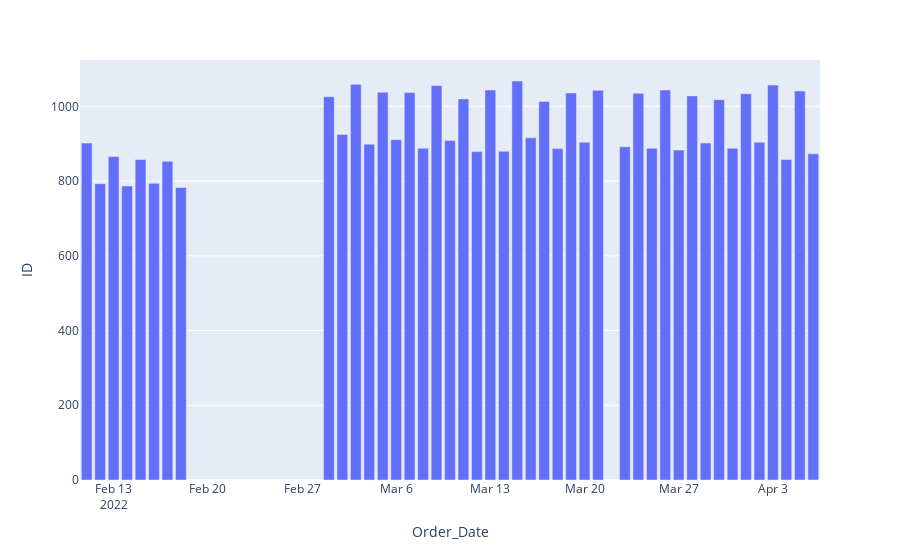

The cell this chart's notebook holds for it:
### Code cell
# Drawing a graphic of bar

px.bar(df_aux, x='Order_Date', y='ID')

### Figure 1 — Plotly figure (JSON) as saved in the notebook; plotly's stock layout.template omitted (floating-point values rounded to 4 significant figures)
{"data": [{"alignmentgroup": "True", "hovertemplate": "Order_Date=%{x}<br>ID=%{y}<extra></extra>", "legendgroup": "", "marker": {"color": "#636efa", "pattern": {"shape": ""}}, "name": "", "offsetgroup": "", "orientation": "v", "showlegend": false, "textposition": "auto", "type": "bar", "x": ["2022-02-11T00:00:00", "2022-02-12T00:00:00", "2022-02-13T00:00:00", "2022-02-14T00:00:00", "2022-02-15T00:00:00", "2022-02-16T00:00:00", "2022-02-17T00:00:00", "2022-02-18T00:00:00", "2022-03-01T00:00:00", "2022-03-02T00:00:00", "2022-03-03T00:00:00", "2022-03-04T00:00:00", "2022-03-05T00:00:00", "2022-03-06T00:00:00", "2022-03-07T00:00:00", "2022-03-08T00:00:00", "2022-03-09T00:00:00", "2022-03-10T00:00:00", "2022-03-11T00:00:00", "2022-03-12T00:00:00", "2022-03-13T00:00:00", "2022-03-14T00:00:00", "2022-03-15T00:00:00", "2022-03-16T00:00:00", "2022-03-17T00:00:00", "2022-03-18T00:00:00", "2022-03-19T00:00:00", "2022-03-20T00:00:00", "2022-03-21T00:00:00", "2022-03-23T00:00:00", "2022-03-24T00:00:00", "2022-03-25T00:00:00", "2022-03-26T00:00:00", "2022-03-27T00:00:00", "2022-03-28T00:00:00", "2022-03-29T00:00:00", "2022-03-30T00:00:00", "2022-03-31T00:00:00", "2022-04-01T00:00:00", "2022-04-02T00:00:00", "2022-04-03T00:00:00", "2022-04-04T00:00:00", "2022-04-05T00:00:00", "2022-04-06T00:00:00"], "xaxis": "x", "y": [902, 793, 866, 787, 858, 794, 853, 783, 1026, 925, 1059, 899, 1038, 911, 1037, 888, 1056, 909, 1020, 879, 1044, 880, 1068, 916, 1013, 887, 1036, 904, 1043, 892, 1035, 888, 1044, 883, 1028, 902, 1018, 888, 1034, 904, 1057, 858, 1041, 873], "yaxis": "y"}], "layout": {"barmode": "relative", "legend": {"tracegroupgap": 0}, "margin": {"t": 60}, "xaxis": {"anchor": "y", "domain": [0, 1], "title": {"text": "Order_Date"}}, "yaxis": {"anchor": "x", "domain": [0, 1], "title": {"text": "ID"}}}}
